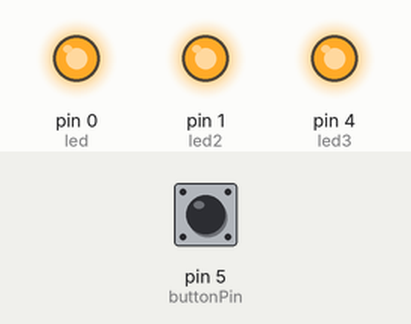
This sketch was run on a simulated Arduino Uno, built with avr-gcc and run on an emulated ATmega328P. On the bench: output pins drawn as LEDs (lit = HIGH). The test bench sets the inputs (shaded band); at power-on: pin 5 (buttonPin) LOW.

Above: at 1.2 s.
1.3 s: pin 5 (buttonPin) pulled HIGH for 0.15 s
At 4.6 s:
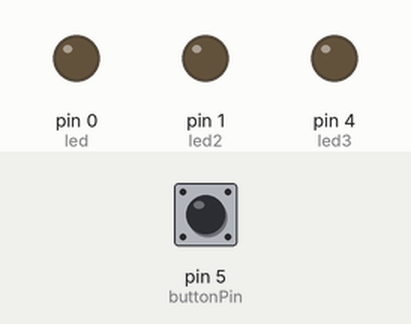
Timing chart, 0 to 10.4 s (numbered marks = the images above; inputs shaded):
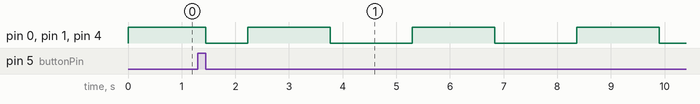

Measured:
- after the input at 1.3 s, pin 0 (led), pin 1 (led2), pin 4 (led3): HIGH → LOW after 0.15 s, then repeats every 3.1 s: HIGH 1.5 s, LOW 1.5 s

The sketch:

Tardis.ino
```cpp
/*
 Tardis Fade
 */

  //Trigger Button
 //Button Schematic http://arduino.cc/en/uploads/Tutorial/button_schem.png
const int buttonPin = 5;     // the number of the pushbutton pin
int buttonState = 0;         // variable for reading the pushbutton status
int led = 0;           // the pin that the LED is attached to
int led2 = 1;
int led3 = 4;
int brightness = 0;    // how bright the LED is
int fadeAmount = 5;    // how many points to fade the LED by
int buttonPressed = 0;

// the setup routine runs once when you press reset:
void setup()  {
// initialize the pushbutton pin as an input:
  pinMode(buttonPin, INPUT);
}

// the loop routine runs over and over again forever:
void loop()  {

  buttonState = digitalRead(buttonPin);
  // check if the pushbutton is pressed.
  // if it is, the buttonState is HIGH:
  if (buttonState == HIGH) {
    buttonPressed = 510;
  }


  //IDLE STATE
  else {
    if (buttonPressed > 0){
         // set the brightness of pin LEDs:
        analogWrite(led, brightness);
        analogWrite(led2, brightness);
        analogWrite(led3, brightness);

        // change the brightness for next time through the loop:
        brightness = brightness + fadeAmount;

        // reverse the direction of the fading at the ends of the fade:
        if (brightness == 0 || brightness == 255) {
          fadeAmount = -fadeAmount ;
            }
        // wait for 30 milliseconds to see the dimming effect
        delay(30);
        buttonPressed--;
        }
        // turn LEDs ON:
      analogWrite(led, 255);
      analogWrite(led2, 255);
      analogWrite(led3, 255);
      }
}
```
